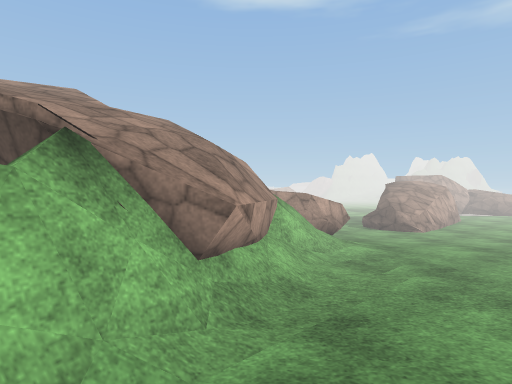
View 1 (above)

23 first-person views from a walk through a 3-D level made in the Unity game engine. The camera is 1.5 m above the floor, looks level and sees 75° across. The floor is counted in squares, 2 m on a side. Each view is taken from the middle of a square. On the plan, view 1 faces up. The plan holds only what a view shows up to about 11 squares ahead; the rest is blank. The place goes on beyond the plan. The player is left out. Some surface patterns are stand-ins.

View 2
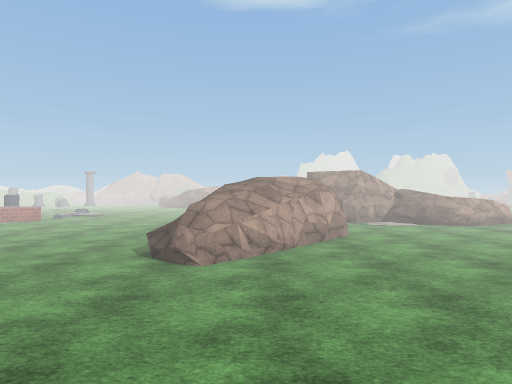

View 3
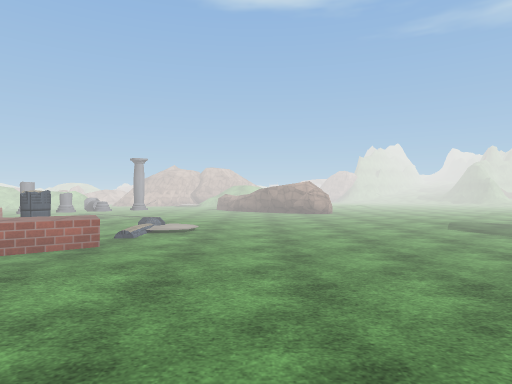

View 4
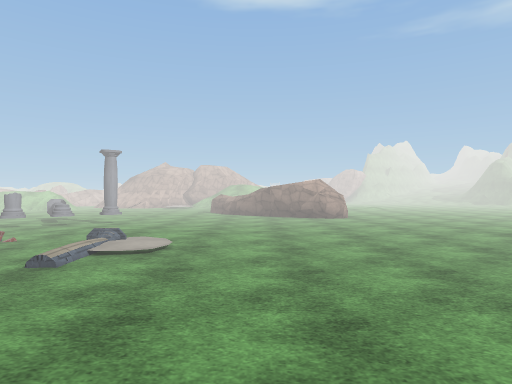

View 5
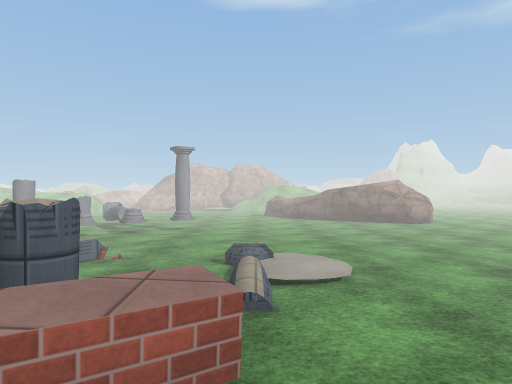

View 6
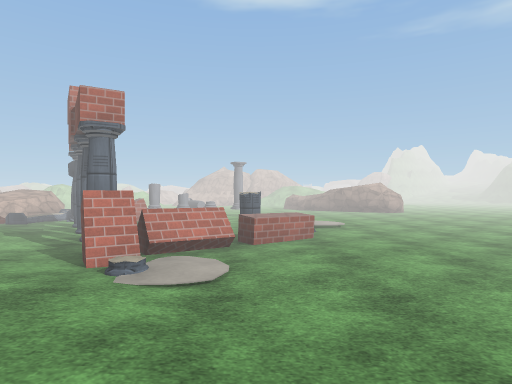

View 7
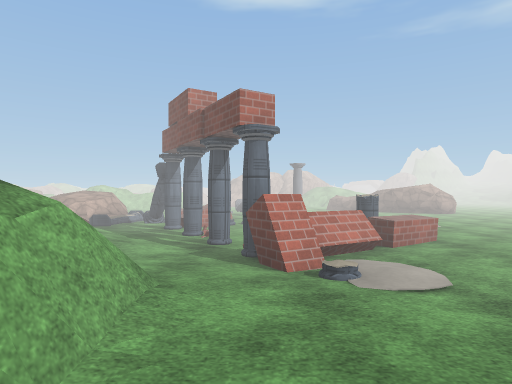

View 8
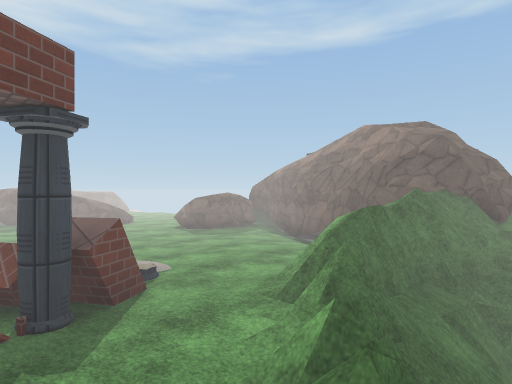

View 9
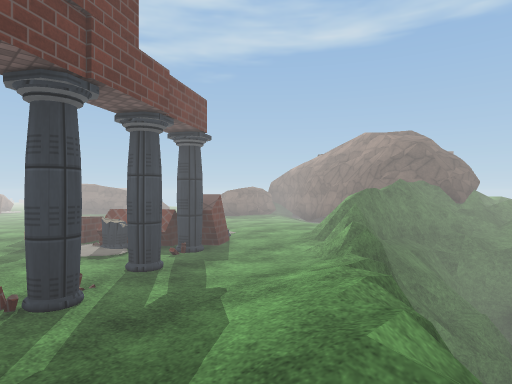

View 10
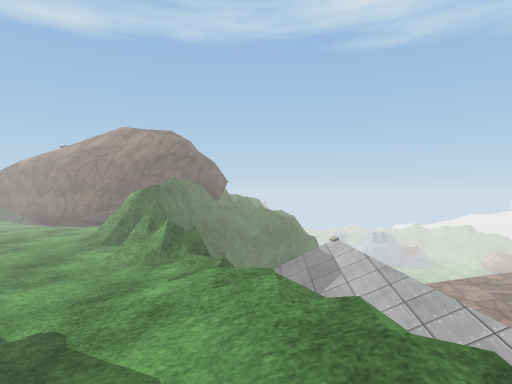

View 11
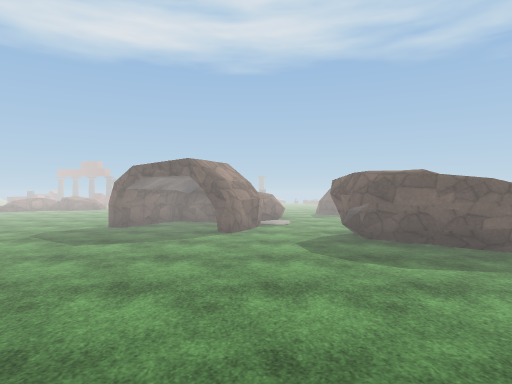

View 12
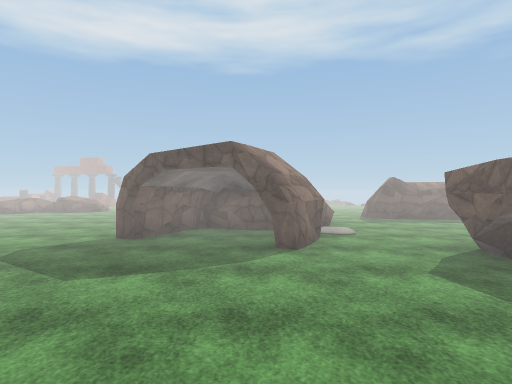

View 13
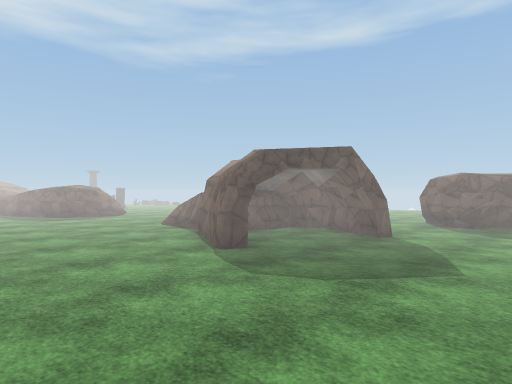

View 14
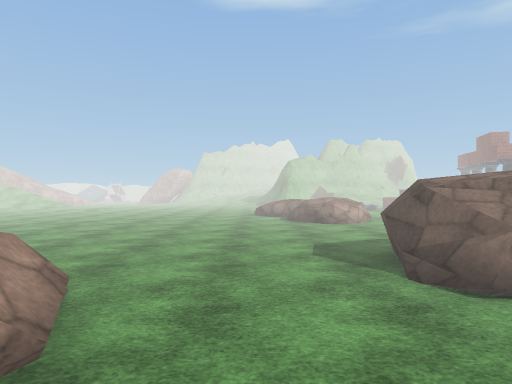

View 15
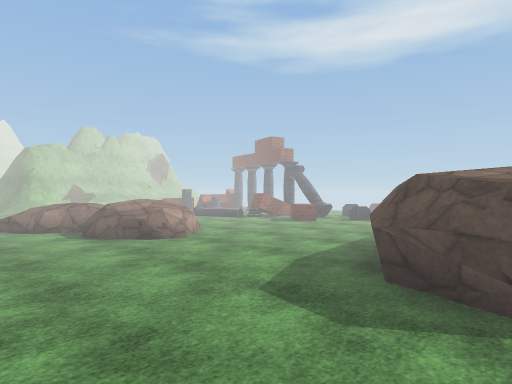

View 16
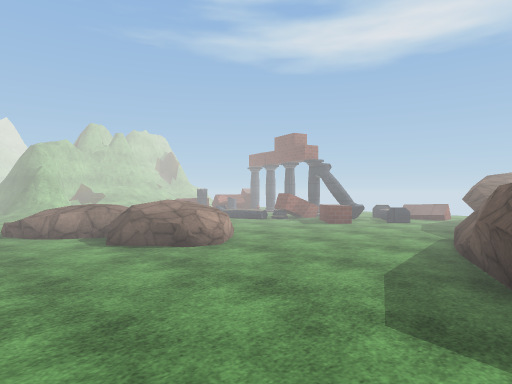

View 17
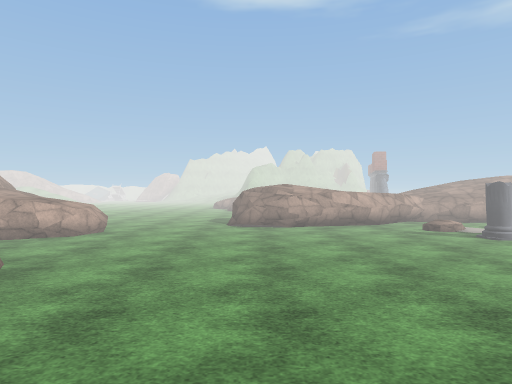

View 18
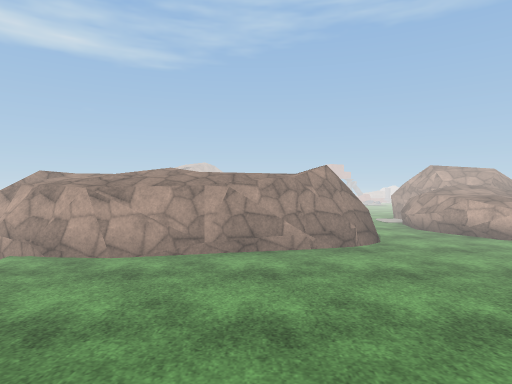

View 19
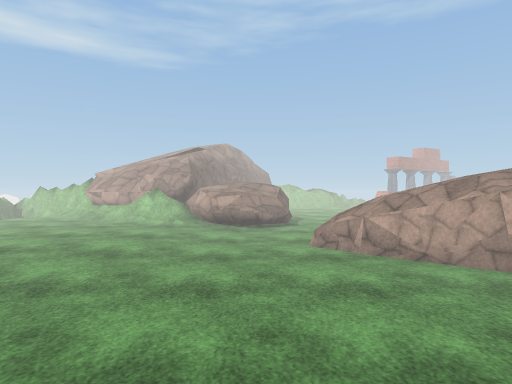

View 20
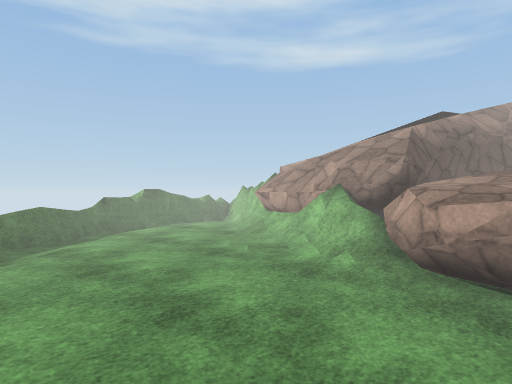

View 21
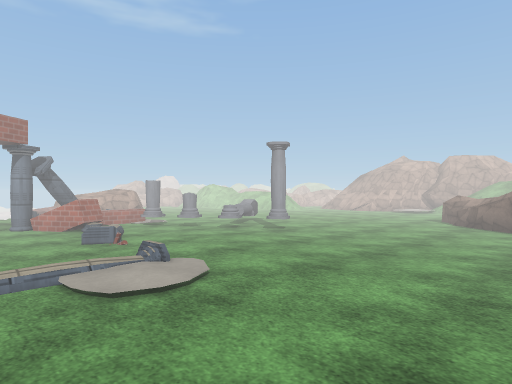

View 22
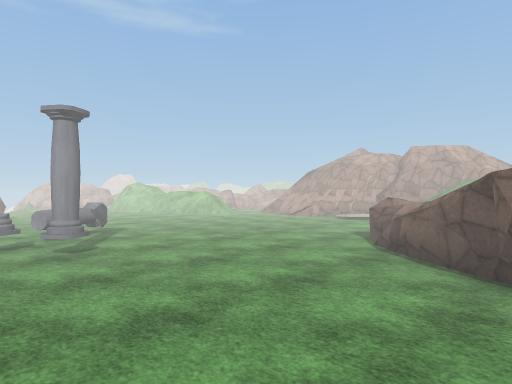

View 23
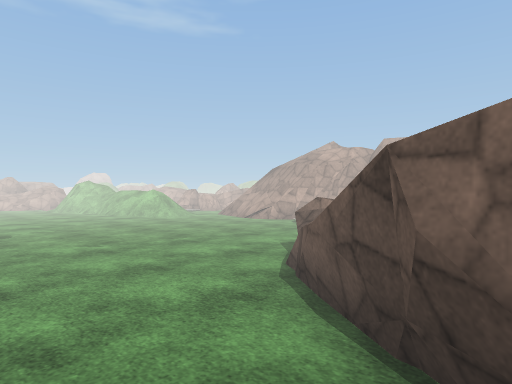

### Floor plan
Key: @ floor where view 1 was taken; # wall or solid block; x gap in a wall; . main floor; : floor 0.25 m higher than the main floor; + floor 0.5 m higher than the main floor; * floor 0.75 m higher than the main floor; / step, stairs or slope; = window, fence, low wall or low ledge; ^ raised ledge; v drop or lower ground; R rock; O other object.
Columns run from 13 left of view 1 to 21 right of it. Each row starts with its distance up from view 1.
 22   ..........^^   ......../    ...
 21   ...........## ........./O  ..x^.
 20     ..........##......:...O +..=#..
 19   .....OO............::....*...^==.
 18   OO....OO......................=#=
 17   OOO.^OO:::....................#
 16   OO##^..:::::...::.........#^^^#
 15     =.#=.=:/::...::/##....=##  ^^#
 14     //.....//........#R:...###^#=#
 13     v///..==:......#.   /......:.
 12     v///.=^::......##R RR......OO
 11      v/:^#:::.........R.........
 10      vv/:=:::....##............
  9  vv  vv#::......###.....#......
  8 vvv  v##:::.....#=.....^#.....
  7 vv vvv##:/:::/..=....   ##...
  6     v*####//R R.......  ##./
  5     v*#  ###R R::....   ##v
  4     v*#    ###/::::.
  3             ##::::/
  2             #^:::/
  1             #:::=
  0            ^:@:=v
 -1            #^==v
 -2            ^

Positions as (right, up) in squares from view 1, and headings:
1: (0, 0), facing up
2: (4, 3), facing up
3: (0, 8), facing up
4: (0, 10), facing up
5: (-2, 11), facing up
6: (-3, 7), facing up
7: (-5, 7), facing up
8: (-8, 12), facing down-right
9: (-9, 14), facing down-right
10: (-8, 14), facing down
11: (-1, 12), facing right
12: (1, 13), facing right
13: (3, 18), facing down-right
14: (12, 11), facing up
15: (11, 14), facing up-right
16: (11, 15), facing up-right
17: (14, 6), facing up
18: (16, 8), facing left
19: (8, 6), facing left
20: (4, 6), facing down-left
21: (1, 13), facing up-left
22: (1, 17), facing up-left
23: (1, 19), facing up-left
